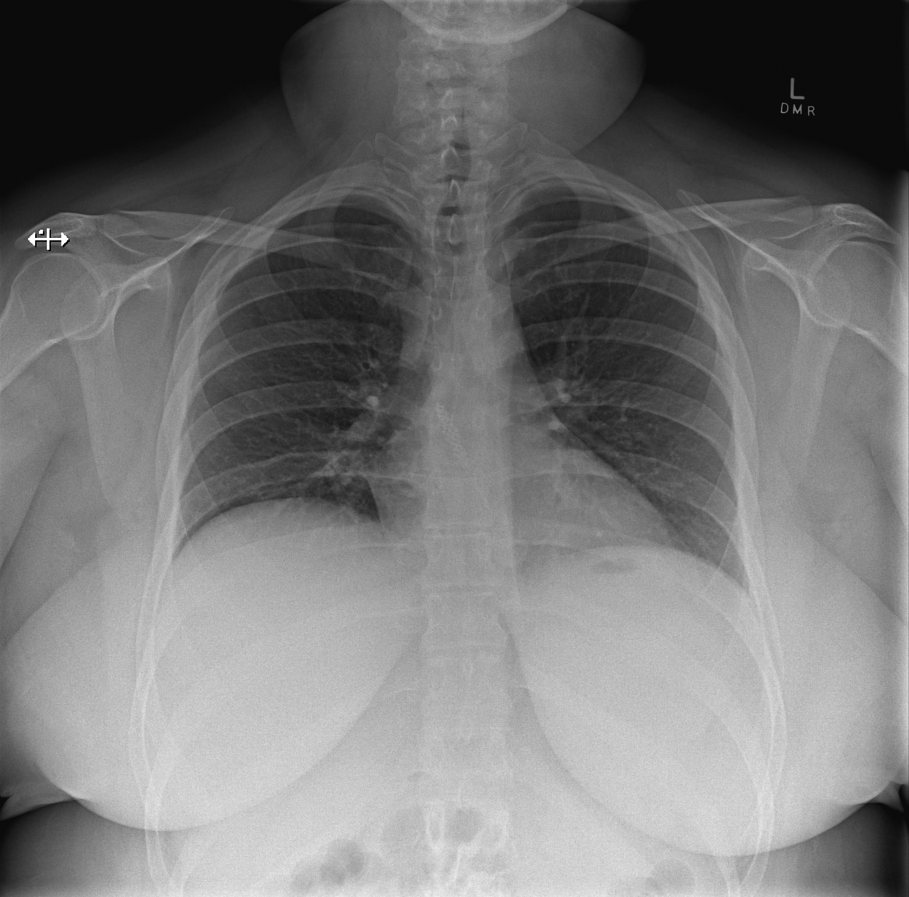
%> input picture HW3/swallowed_toothbrush_verB_frontal.tif, 909 x 897 px
$ octave BE601HW3_Prob1b.m   (GNU Octave 9; MATLAB toolbox functions it lacks are replaced by stand-ins)
%> lines starting %> are read from the running program, lines starting %| are printed output that depends on the picture
%%BE601HW3 Prob1b
%part 1dfeine the 6 filters using disp
close all
clear all
clc

H1 = [0 0 0; -1 2 -1; 0 0 0];
H2 = [0 -1 0; -1 4 -1; 0 -1 0];
H3 = 0.25 * [0 0 0; 1 2 1; 0 0 0];
H4 = [-1 0 1; -2 0 2; -1 0 1];
H5 = 0.0625 * [1 2 1; 2 4 2; 1 2 1];
H6 = [-1 -1 -1; -1 9 -1; -1 -1 -1];
disp('H4 is a edge detection filter with a first order x derivative times a gaussian filter')
disp('H3 is a smoothing filter using integrals  i.e. 1/(b-a) * integral(u)dx')
disp('H5 is a smoothing filter using an integral of the local area.')
disp('H1 is an edge detection filter taking the derivative along the center')
disp('H2 is an edge detection filter; 2nd order partial differential of the function')
disp('H6 is combination of both edge detection and smoothing, with part smoothing using similar integral gaussian as well as centerpoint detection using a first order derivative')
% explain here all the filters math and jargon

X = imread('swallowed_toothbrush_verb_frontal.tif');
%> X is the input picture: size 897x909 uint8; min 0, max 255, mean 117.4
imshow(X)
title('Original Image')
X = double(X);
%> X: size 897x909 double

f2 = figure('name', 'Toothbrush pcolor');
h = pcolor(X);
title('Raw toothbrush pcolor')
set(gca, 'YDir', 'reverse');
colorbar
h.EdgeColor = 'none';
xlabel('x-axis (pixels)');
ylabel('y-axis (pixels)');
colormap(flipud(copper));
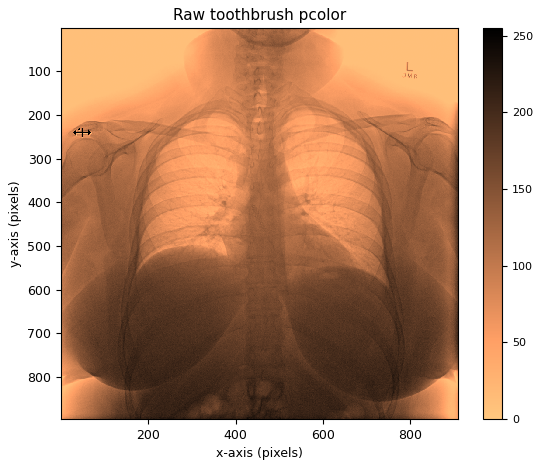
%> figure redrawn from the program's plot data

H1 = [0 -1 0; -1 4 -1; 0 -1 0];
H2 = [0 -1 0; -1 5 -1; 0 -1 0];
H3 = [-1 -1 -1; -1 9 -1; -1 -1 -1];
H4 = 0.04 * ones(5,5);
H5 = 0.00390625 * [1 4 6 4 1; 4 16 24 16 4; 6 24 36 24 6; 4 16 24 16 4; 1 4 6 4 1];
H6 = [-1 0 1; -2 0 2; -1 0 1];

xx = {H1 H2 H3 H4 H5 H6};
f3 = figure('name', 'Toothbrush pcolor_ID');
% [12 lines of commented-out code are left out]


X1 = conv2(X,xx{5});
h1 = pcolor(X1);
title('Filtered pcolor image');
colormap(flipud(copper)); %i prefer using colormap(bone)
h1.EdgeColor = 'none';
caxis([-250 250]);
colorbar
xlabel('x-axis (pixels)');
ylabel('y-axis (pixels)');
set(gca, 'YDir', 'reverse');
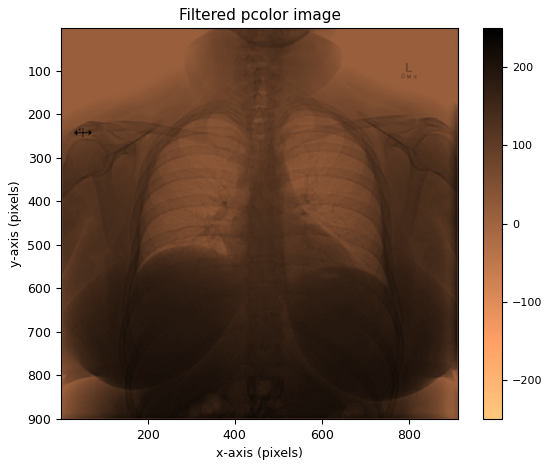
%> figure redrawn from the program's plot data

f4 = figure('name', 'Post Filtered Image');

Y = uint8(X1);
imshow(Y)
title('Post Filtered Image using H5');

$ run again, with HW3/swallowed_toothbrush_verB_lateral.tif copied over HW3/swallowed_toothbrush_verB_frontal.tif
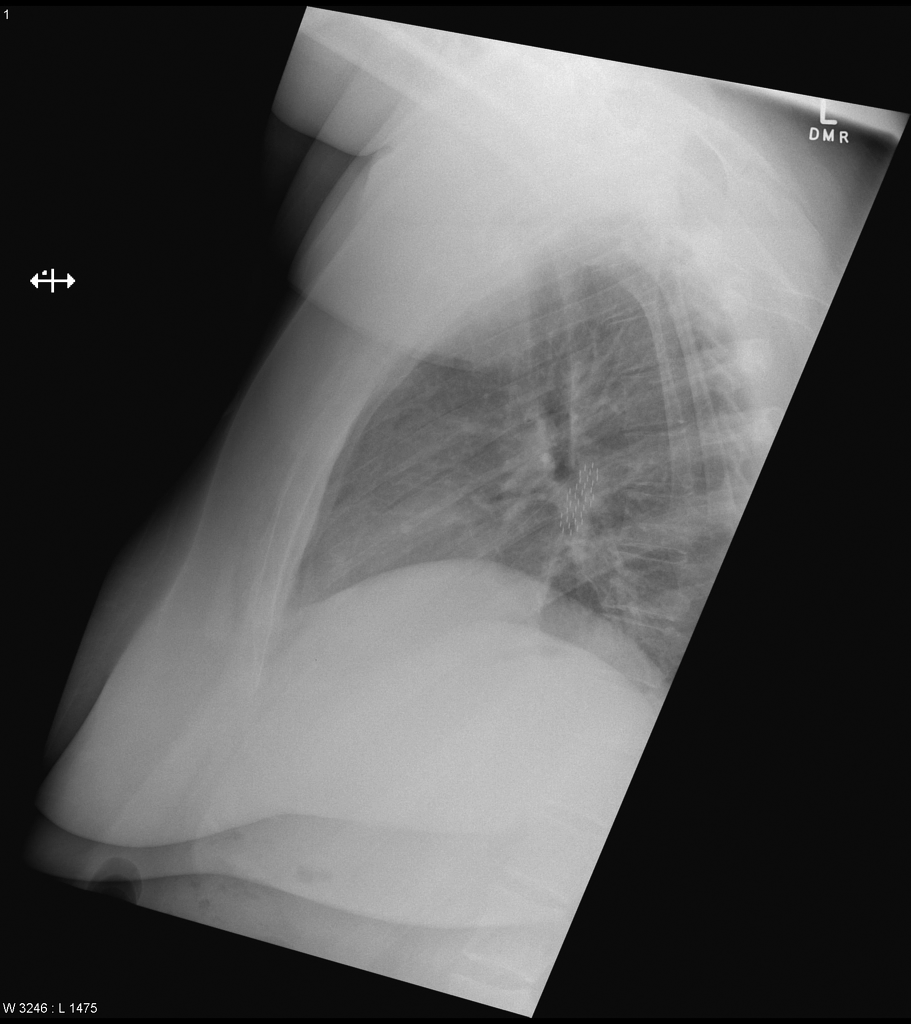
%> input picture HW3/swallowed_toothbrush_verB_lateral.tif, 911 x 1024 px
%> X is the input picture: size 1024x911 uint8; min 0, max 255, mean 86.3
%> X: size 1024x911 double
%> `colormap(flipud(copper));`:
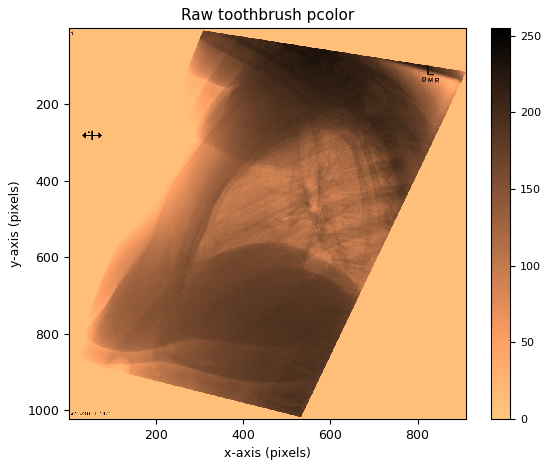
%> figure redrawn from the program's plot data
%> `set(gca, 'YDir', 'reverse');`:
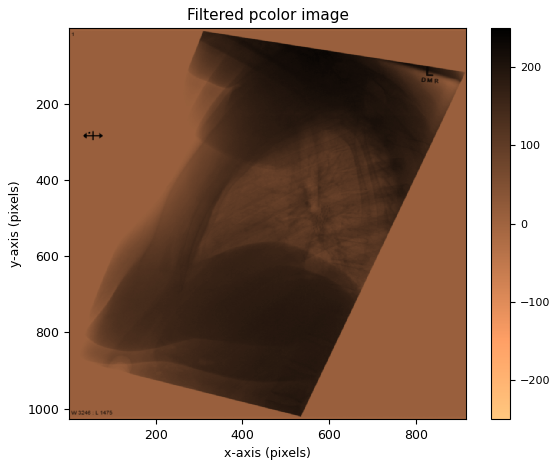
%> figure redrawn from the program's plot data
